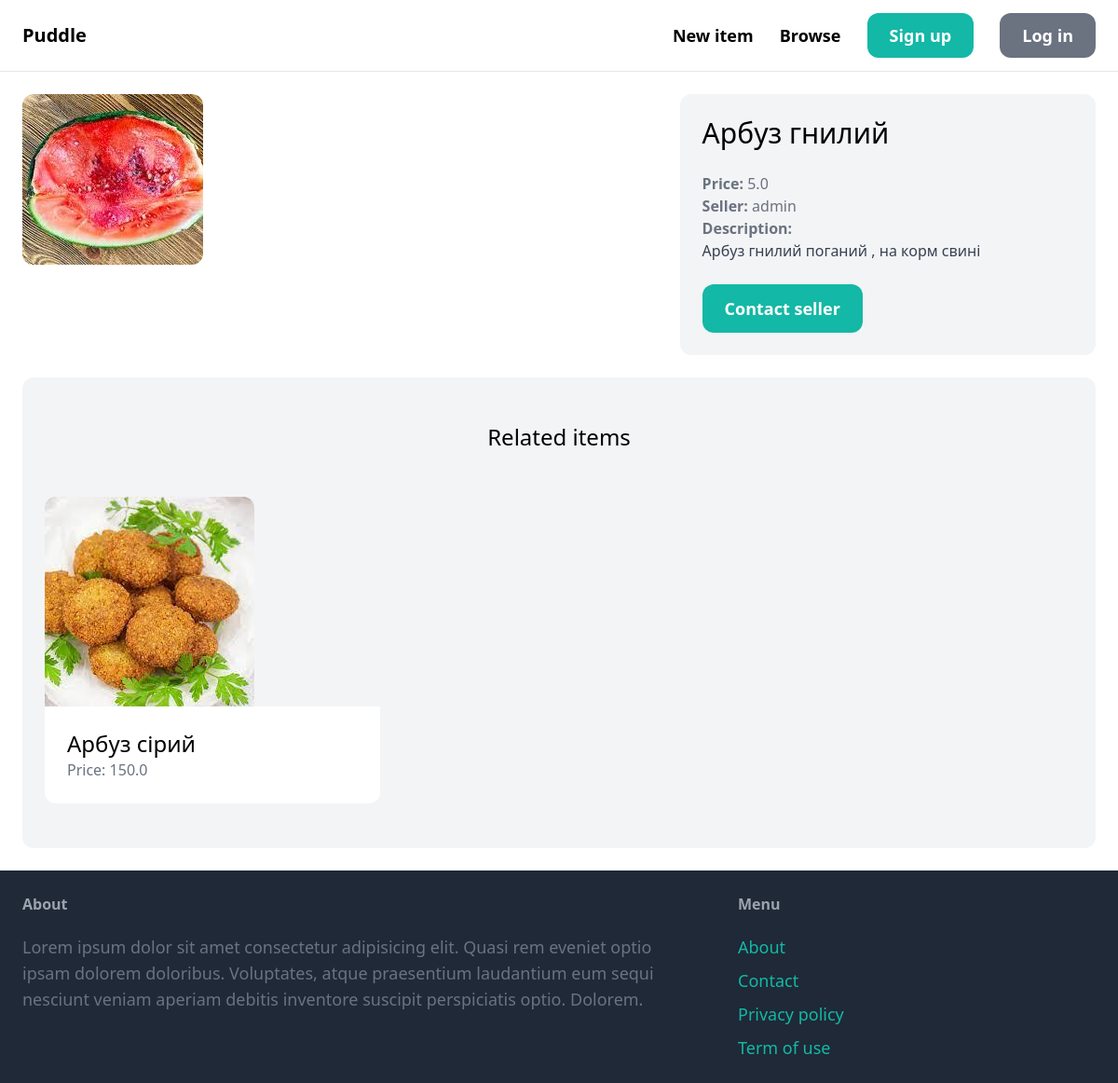
/items/5/, run on the app's committed database.
### item/models.py (models this page shows, shortened)
class Item(models.Model):
    Category = models.ForeignKey(Category, related_name='items', on_delete=models.CASCADE)#категорія
    name = models.CharField(max_length=255) #назва
    descriptions=models.TextField(blank=True,null=True) # опис
    image = models.ImageField(upload_to='item_images',blank=True,null=True) # картинка
    price = models.FloatField() # ціна
    is_sold=models.BooleanField(default=False) # чи продано
    created_by = models.ForeignKey(User, related_name='items',on_delete=models.CASCADE)# хто створив
    created_at = models.DateTimeField(auto_now=True)# коли створенно
    class Meta:
        ordering = ('name',) #сортування за ім'ям

### item/views.py (the view)
# urls.py: path('<int:pk>/', views.detail, name='detail'),
def detail(request, pk):
    item = get_object_or_404(Item, pk=pk) #пошук itema
    related_items=Item.objects.filter(Category=item.Category, is_sold=False).exclude(pk=pk)[0:3] #пошук предмета в одній категорії
    return render(request, 'item/detail.html',{
        'item': item,
        'related_items': related_items
    })

### item/templates/item/detail.html (shortened to what this page needs)
{% extends 'core/base.html' %}
{% block content %}
<div class="grid grid-cols-5 gap-6">
    <div class="col-span-3">
        <img src="{{ item.image.url }}" class="rounded-xl">
    </div>
    <div class="col-span-2 p-6 bg-gray-100 rounded-xl">
        <h1 class="mb-6 text-3xl">{{ item.name }}</h1>
        <p class="text-gray-500"><strong>Price: </strong>{{ item.price }}</p>
        <p class="text-gray-500"><strong>Seller: </strong>{{ item.created_by.username }}</p>
        {% if item.descriptions %}
        <p class="text-gray-700">
            <strong class="text-gray-500">Description:</strong><br>
            {{ item.descriptions }}
        </p>
        {% endif %}
        <a href="#" class="inline-block mt-6 px-6 py-3 text-lg font-semibold bg-teal-500 text-white rounded-xl hover:bg-teal-700">Contact seller</a>
    </div>
</div>
<div class="mt-6 px-6 py-12 bg-gray-100 rounded-xl">
    <h2 class="mb-12 text-2xl text-center"> Related items</h2>
    <div class="grid grid-cols-3 gap-3">
        {% for item in related_items %}
            <div>
                <a href="{% url 'item:detail' item.id %}">
                    <div>
                        <img src="{{ item.image.url  }}" class="rounded-t-xl">
                    </div>
                    <div class="p-6 bg-white rounded-b-xl">
                        <h2 class="text-2xl">{{  item.name  }}</h2>
                        <p class="text-gray-500">Price: {{  item.price  }}</p>
                    </div>
                </a>
            </div>
        {% endfor %}
    </div>
</div>
{% endblock %}

### data on the page
Item: image (picture), name "Арбуз гнилий", price "5.0", created_by.username "admin", descriptions "Арбуз гнилий поганий , на корм свині"
Item: image (picture), name "Арбуз сірий", price "150.0"
